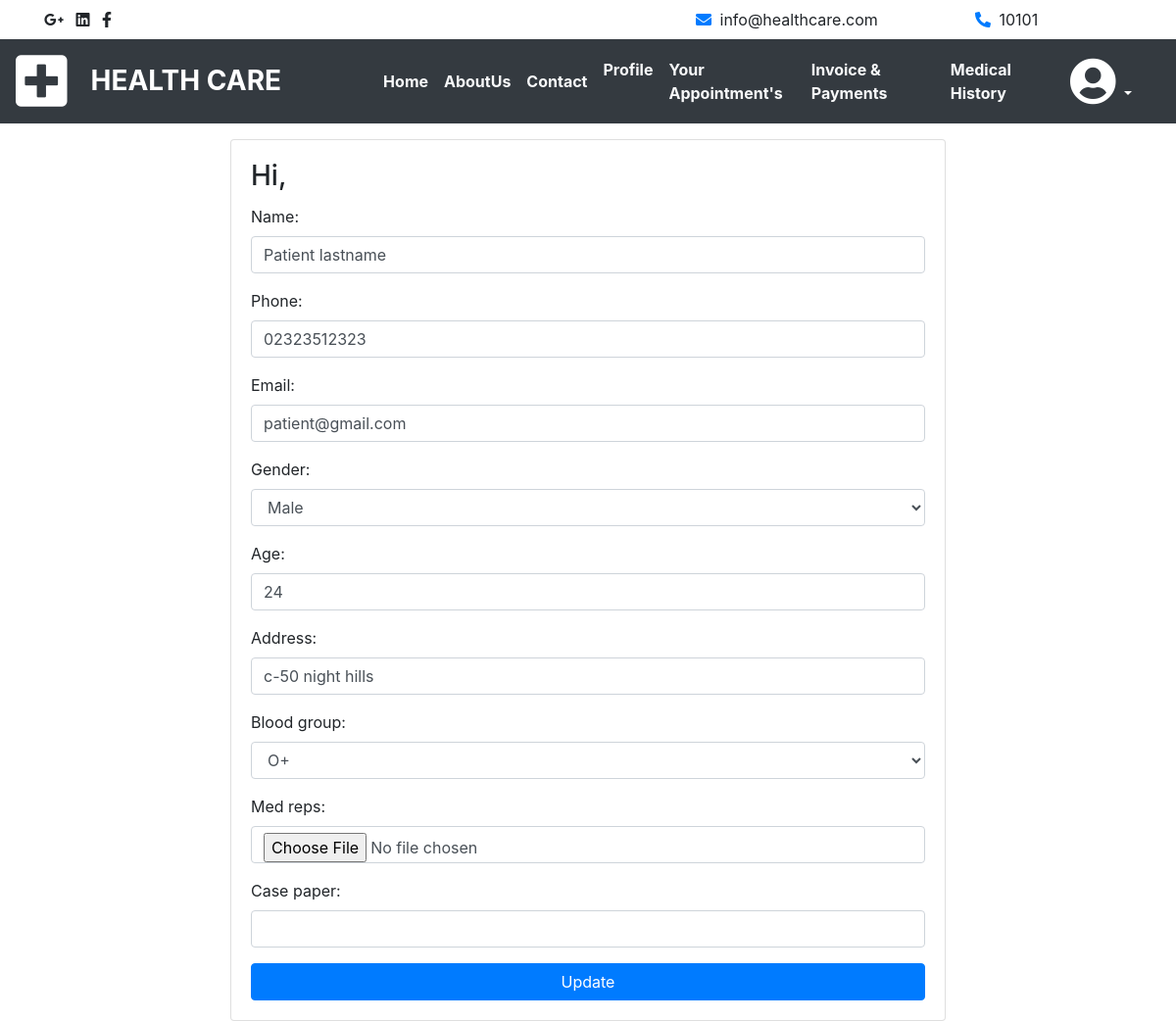
Page /doc_profile (signed in) on the committed database.
### userprofile/models.py (models this page shows, shortened)
class UserProfile(models.Model):
    user = models.ForeignKey(User, on_delete=models.CASCADE, related_name='user_profile')
    name = models.CharField(max_length=50)
    phone_regex = RegexValidator(regex=r'^\+?1?\d{9,15}$',
                                 message="Phone number must be entered in the format: '+999999999'. Up to 15 digits allowed.")
    phone = models.CharField(validators=[phone_regex], max_length=17, blank=True)  # validators should be a list
    email = models.EmailField(blank=True)
    gender = models.CharField(choices=GENDER_CHOICES, max_length=1, blank=True)
    age = models.IntegerField(blank=True, null=True)
    address = models.CharField(max_length=500, blank=True)
    blood_group = models.CharField(choices=BLOOD_GROUPS, max_length=3, blank=True)
    med_reps = models.FileField(upload_to='profile/med_reps', blank=True)
    case_paper = models.IntegerField(blank=True, null=True)
    department = models.CharField(max_length=50, null=True, blank=True)
    salary = models.IntegerField(null=True, blank=True)
    attendance = models.IntegerField(null=True, blank=True)
    status = models.CharField(choices=[('Active', 'Active'), ('Inactive', 'Inactive')], null=True, blank=True,
                              max_length=8)
    class Meta:
        ordering = ('-id',)

### userprofile/views.py (the view)
# urls.py: path('doc_profile', doc_profile_view, name="doc_profile"),
def doc_profile_view(request):
    button_type = 'Update'
    user = request.user
    title = 'Hi, ' + user.first_name + ' ' + user.last_name
    profile = UserProfile.objects.get(user=user)
    if request.method == 'POST':
        form = UserProfileForm(request.POST, instance=profile)
        if form.is_valid():
            form.save()
            return redirect('/')
    else:
        form = UserProfileForm(instance=profile)
    context = {
        'form': form,
        'title': title,
        'button_type': button_type
    }
    return render(request, 'userprofile/doc_profile.html', context)

### userprofile/forms.py
class UserProfileForm(forms.ModelForm):
    name = forms.CharField(max_length=50)
    class Meta:
        model = UserProfile
        exclude = ('user', 'department', 'salary', 'status', 'attendance')

### userprofile/templates/userprofile/doc_profile.html (shortened to what this page needs)
{% extends 'base.html' %}
{% load widget_tweaks %}
{% block content %}
<div class="container">
    <div class="row justify-content-center">
      <div class="col-lg-8">
        <div class="card">
          <div class="card-body">
            <h3 class="card-title">{{title}}</h3>
            <form action="" method="POST">
                {% include 'baseform.html' %}
                <input type="submit" class="btn btn-primary btn-block" value="{{button_type}}">
            </form>
            </div>
        </div>
        </div>
    </div>
 </div>
{% endblock content %}

### templates/baseform.html (shortened to what this page needs)
{% load widget_tweaks %}
{% for field in form %}
  <div class="form-group">
    {{ field.label_tag }}
    {% if form.is_bound %}
      {% if field.errors %}
        {% render_field field class="form-control is-invalid" %}
        {% for error in field.errors %}
          <div class="invalid-feedback">
            {{ error }}
          </div>
        {% endfor %}
      {% else %}
        {% render_field field class="form-control is-valid" %}
      {% endif %}
    {% else %}
      {% render_field field class="form-control" %}
    {% endif %}
  </div>
{% endfor %}

### rows in the picture
UserProfile: name "Patient lastname" "02323512323" "patient@gmail.com" "Male" "24" "c-50 night hills" "O+"

### other values in the picture
{{ title }} "Hi,"
{{ field.label_tag }} "Name:" "Phone:" "Email:" "Gender:" "Age:" "Address:" "Blood group:" "Med reps:" "Case paper:"
